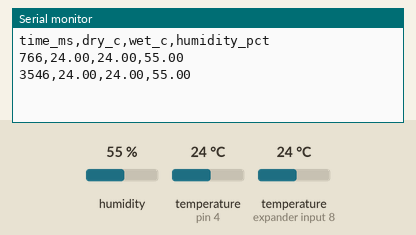
Simulated run of this sketch. Board: Arduino Uno, built with avr-gcc and run on an emulated ATmega328P. Shown: the last lines printed to the serial monitor. The inputs (shaded band) are chosen by the test bench; at power-on: humidity 55 %, temperature (sensors on pin 4, expander input 8) 24 °C.

Above: at 4.3 s.
4.4 s: humidity set to 22 %
At 7.1 s:
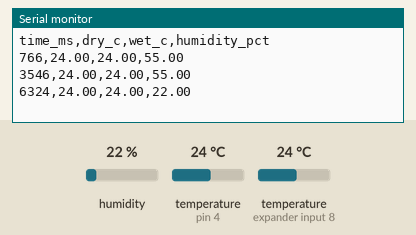
8.1 s: temperature (sensor on pin 4) set to 12 °C
At 9.7 s:
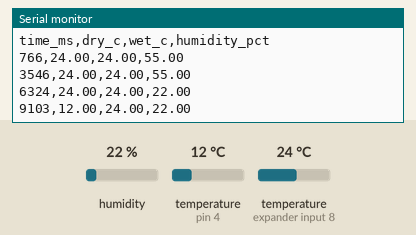
11.8 s: temperature (sensor on expander input 8) set to 12 °C
At 12.2 s:
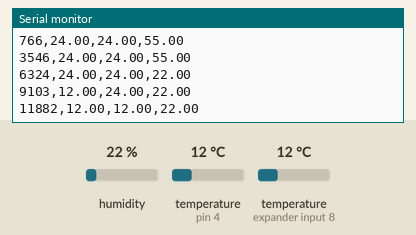
15.5 s: humidity set to 40 %
At 18.5 s:
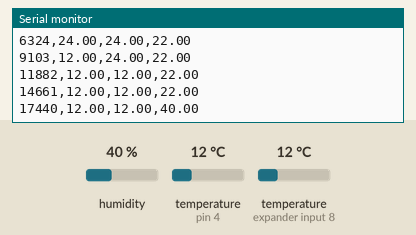
19.2 s: temperature (sensor on pin 4) set to 19 °C
At 21.1 s:
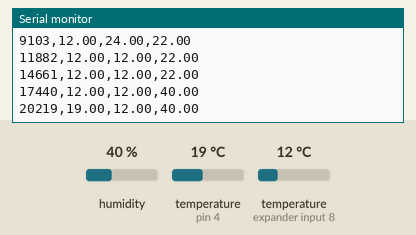
22.9 s: temperature (sensor on expander input 8) set to 19 °C
At 23.7 s:
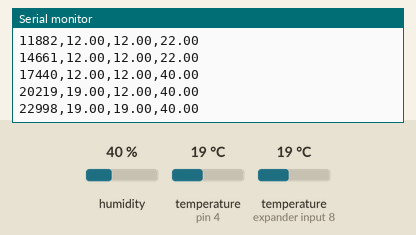
Timing chart, 0 to 25.9 s (numbered marks = the images above; inputs shaded):
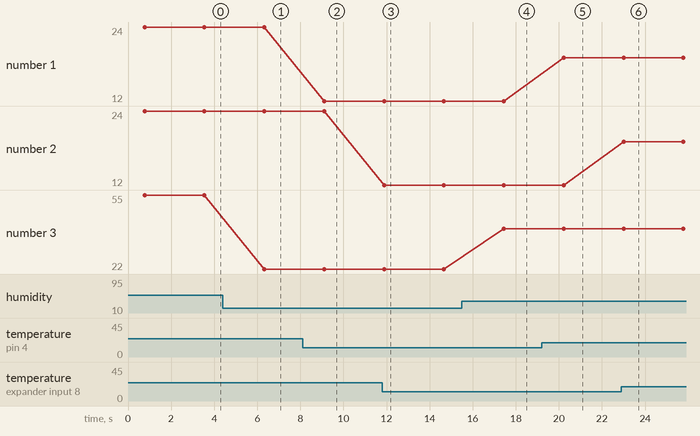

The sketch:

c1-wet-dry-humidity.ino
```cpp
#include <Wire.h>
#include <Adafruit_BME280.h>
#include <OneWire.h>
#include <DallasTemperature.h>

// @pin SDA=A4
// @pin SCL=A5
// @pin ONE_WIRE=D4
// @baud 9600

Adafruit_BME280 bme;
OneWire oneWire(4);
DallasTemperature probes(&oneWire);
// 표본 간격입니다. 습구는 천천히 안정되므로 촘촘히 잴 필요가 없습니다.
// @tunable samplingIntervalMs
int samplingIntervalMs = 2000;

void setup() {
  Serial.begin(9600);
  if (!bme.begin(0x76)) Serial.println("# BME280_ERROR");
  probes.begin();
  Serial.println("time_ms,dry_c,wet_c,humidity_pct");
}

void loop() {
  probes.requestTemperatures();
  // 버스에 달린 순서는 프로브의 고유 번호가 정합니다. 꽂은 순서가 아닙니다.
  // 0번이 건구가 맞는지 손으로 한쪽을 쥐어 확인한 뒤 기록을 시작하세요.
  Serial.print(millis());
  Serial.print(',');
  Serial.print(probes.getTempCByIndex(0), 2);
  Serial.print(',');
  Serial.print(probes.getTempCByIndex(1), 2);
  Serial.print(',');
  Serial.println(bme.readHumidity(), 2);
  delay(samplingIntervalMs);
}
```

Measured:
- after the input at 4.4 s, the serial monitor: prints a new line after 1.9 s (image 1)
- after the input at 8.1 s, the serial monitor: prints a new line after 1.0 s (image 2)
- after the input at 11.8 s, the serial monitor: prints a new line after 0.08 s (image 3)
- after the input at 15.5 s, the serial monitor: prints a new line after 1.9 s (image 4)
- after the input at 19.2 s, the serial monitor: prints a new line after 1.0 s (image 5)
- after the input at 22.9 s, the serial monitor: prints a new line after 0.10 s (image 6)
- plotted number 1: 24 → 12 after the input at 8.1 s, 12 → 19 after the input at 19.2 s
- plotted number 3: 55 → 22 after the input at 4.4 s, 22 → 40 after the input at 15.5 s
